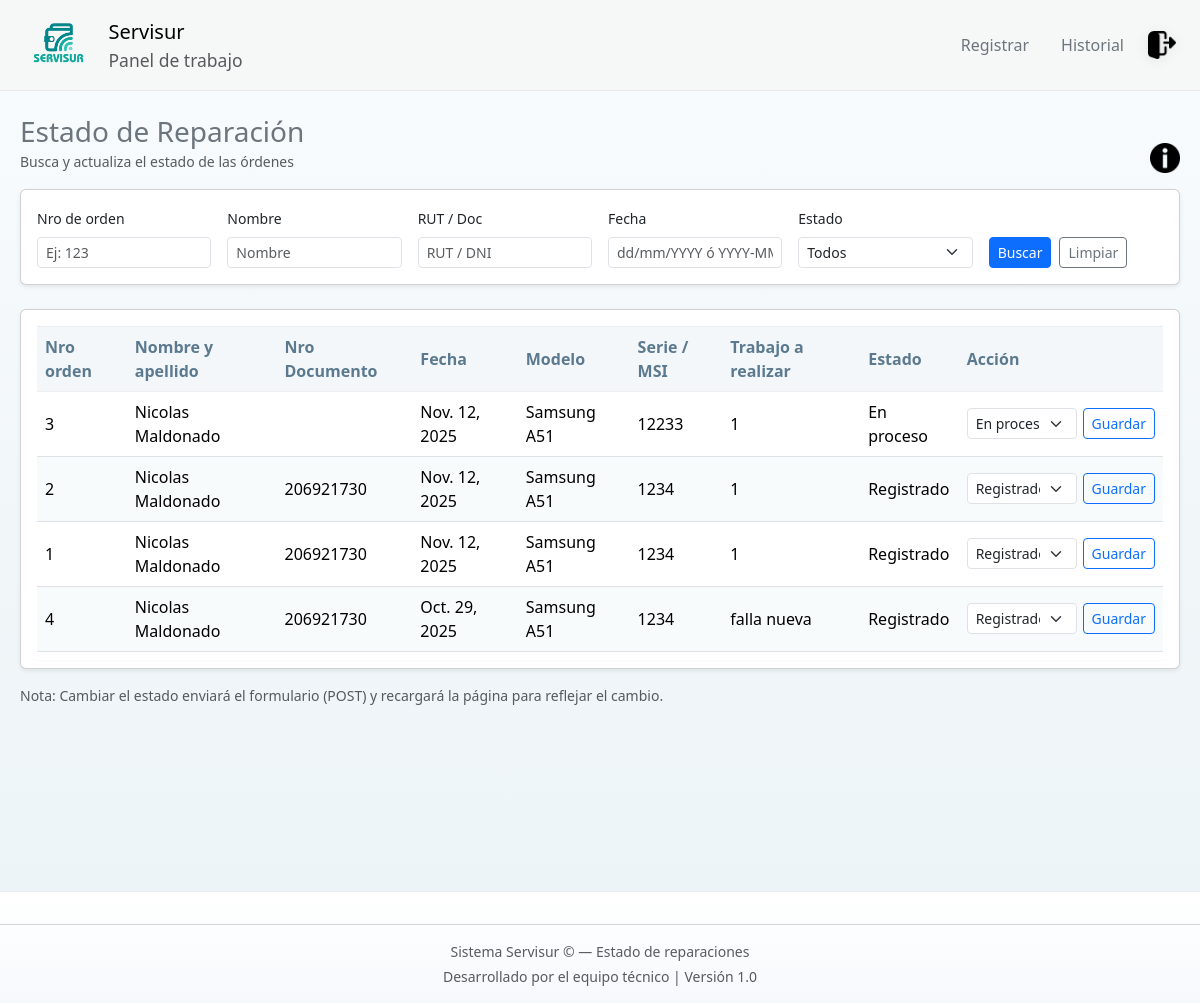
Page /estado/ (signed in) on the committed database.
### Base_Datos/models.py (models this page shows, shortened)
class Pedido(models.Model):
    ESTADOS = [
        ('REG', 'Registrado'),
        ('PRO', 'En proceso'),
        ('TER', 'Terminado'),
    ]
    N_Orden = models.AutoField(primary_key=True)
    Fecha = models.DateField()
    Coste = models.IntegerField()
    Abono = models.IntegerField()
    Restante = models.IntegerField()
    Dispositivo = models.ForeignKey(Dispositivo, on_delete=models.SET_NULL, null=True, related_name="pedidos")
    Activo = models.BooleanField(default=True)
    Estado = models.CharField(max_length=3, choices=ESTADOS, default='REG')
    Observaciones = models.CharField(max_length=50, null=True)
    Tipo_de_falla = models.ForeignKey(Tipo_Falla,on_delete=models.SET_NULL, null=True, related_name="pedidos")
    class Meta:
        verbose_name_plural = "Pedidos"

class Dispositivo(models.Model):
    PATRON_MATRIZ = [
    [1, 2, 3],
    [4, 5, 6],
    [7, 8, 9],
    ]
    METODOS_CHOICES = [
    ('PIN', 'PIN'),
    ('PASS', 'Contraseña'),
    ('PATRON', 'Patrón (matriz 3x3)'),
    ]
    modelo = models.ForeignKey(Modelo, on_delete=models.SET_NULL, null=True, related_name="dispositivos")
    Activo = models.BooleanField(default=True)
    rut = models.ForeignKey(Cliente, on_delete=models.SET_NULL,null=True,related_name="dispositivos")
    Metodo_Bloqueo = models.CharField(max_length=6, choices=METODOS_CHOICES,default='PASS')
    Codigo_Bloqueo = models.CharField(max_length=50)
    class Meta:
        verbose_name_plural = "Dispositivos"

class Cliente(models.Model):
    ORIGEN_CHOICES = [
        ('NAC', 'Nacional'),
        ('EXT', 'Extranjero'),
    ]
    Origen = models.CharField(max_length=3, choices=ORIGEN_CHOICES, default='NAC')
    Nombre = models.CharField(max_length=20)
    Apellido = models.CharField(max_length=20)
    Numero_telefono = models.CharField(max_length=15, null=True, blank=True)
    Rut = models.CharField(max_length=50, null=True, blank=True)
    DocumentoExtranjero = models.CharField(max_length=50, null=True, blank=True)
    Activo = models.BooleanField(default=True)

class Modelo(models.Model):
    Modelo = models.CharField(max_length=50)
    Marca = models.ForeignKey(Marca, on_delete=models.CASCADE, related_name="modelos")
    class Meta:
        verbose_name_plural = "Modelos"

class Marca(models.Model):
    Marca = models.CharField(max_length=100)

class Tipo_Falla(models.Model):
    Falla = models.CharField(max_length=100, unique=True)

### Base_Datos/views.py (the view, shortened to what this page needs)
# urls.py: path('estado/', views.estado_reparacion_view, name='estado_reparacion'),
@login_required
@require_http_methods(["GET", "POST"])
def estado_reparacion_view(request):
    qs = Pedido.objects.select_related('Dispositivo__rut', 'Dispositivo__modelo__Marca').filter(Activo=True)
    orden = request.GET.get('orden', '').strip()
    fecha = request.GET.get('fecha', '').strip()
    doc = request.GET.get('doc', '').strip()
    nombre = request.GET.get('nombre', '').strip()
    estado = request.GET.get('estado', '').strip()
    if orden:
        if orden.isdigit():
            qs = qs.filter(N_Orden=int(orden))
        else:
            qs = qs.filter(N_Orden__icontains=orden)
    if doc:
        qs = qs.filter(
            models.Q(Dispositivo__rut__Rut__icontains=doc) |
            models.Q(Dispositivo__rut__DocumentoExtranjero__icontains=doc)
        )
    if nombre:
        qs = qs.filter(
            models.Q(Dispositivo__rut__Nombre__icontains=nombre) |
            models.Q(Dispositivo__rut__Apellido__icontains=nombre)
        )
    if estado:
        qs = qs.filter(Estado=estado)
    qs = qs.order_by('-Fecha', '-N_Orden')[:500]
    context = {
        'pedidos': qs,
        'filtros': {'orden': orden, 'fecha': fecha, 'doc': doc, 'nombre': nombre, 'estado': estado},
        'estado_choices': Pedido.ESTADOS,
    }
    return render(request, 'base_datos/Estado_reparacion.html', context)

### Base_Datos/templates/base_datos/Estado_reparacion.html (shortened to what this page needs)
{% extends "base_datos/base.html" %}
{% load static %}
{% block content %}
<link rel="stylesheet" href="{% static 'css/panel.css' %}">
<link href="https://cdn.jsdelivr.net/npm/bootstrap@5.3.3/dist/css/bootstrap.min.css" rel="stylesheet">
<div class="estado-page py-4">
  <div class="d-flex align-items-center justify-content-between mb-3">
    <div>
      <h3 class="mb-0 text-secondary"> Estado de Reparación</h3>
      <small class="text-muted">Busca y actualiza el estado de las órdenes</small>
    </div>
    <div>
       <div class="container mt-3">
<button type="button" class="btn btn-circle" data-bs-toggle="modal" data-bs-target="#myModal">
  <img src="{% static 'img/Er.png' %}" class="info-img">
</button>
</div>
    </div>
  </div>
  <form id="filtroForm" class="card mb-4 p-3 shadow-sm filtro-card" method="get" action="">
    <div class="row g-3">
      <div class="col-md-2">
        <label class="form-label small">Nro de orden</label>
        <input name="orden" id="f_orden" type="text" class="form-control form-control-sm" placeholder="Ej: 123" value="{{ filtros.orden }}">
      </div>
      <div class="col-md-2">
        <label class="form-label small">Nombre</label>
        <input name="nombre" id="f_nombre" type="text" class="form-control form-control-sm" placeholder="Nombre" value="{{ filtros.nombre }}">
      </div>
      <div class="col-md-2">
        <label class="form-label small">RUT / Doc</label>
        <input name="doc" id="f_doc" type="text" class="form-control form-control-sm" placeholder="RUT / DNI" value="{{ filtros.doc }}">
      </div>
      <div class="col-md-2">
        <label class="form-label small">Fecha</label>
        <input name="fecha" id="f_fecha" type="text" class="form-control form-control-sm" placeholder="dd/mm/YYYY ó YYYY-MM-DD" value="{{ filtros.fecha }}">
      </div>
      <div class="col-md-2">
        <label class="form-label small">Estado</label>
        <select name="estado" id="f_estado" class="form-select form-select-sm">
          <option value="">Todos</option>
        </select>
      </div>
      <div class="col-md-2 d-flex align-items-end">
        <button type="submit" class="btn btn-primary btn-sm me-2">Buscar</button>
        <a href="{% url 'estado_reparacion' %}" class="btn btn-outline-secondary btn-sm">Limpiar</a>
      </div>
    </div>
  </form>
  <div class="card shadow-sm p-2 tabla-card">
    <div class="table-responsive">
      <table id="tablaPedidos" class="table table-hover align-middle mb-0">
        <thead class="table-header">
          <tr>
            <th>Nro orden</th>
            <th>Nombre y apellido</th>
            <th>Nro Documento</th>
            <th>Fecha</th>
            <th>Modelo</th>
            <th>Serie / MSI</th>
            <th>Trabajo a realizar</th>
            <th>Estado</th>
            <th style="min-width:170px">Acción</th>
          </tr>
        </thead>
        <tbody>
          {% if pedidos %}
            {% for p in pedidos %}
              <tr data-orden="{{ p.N_Orden }}" data-estado="{{ p.Estado }}">
                <td class="td-orden">{{ p.N_Orden }}</td>
                <td class="td-nombre">
                  {% if p.Dispositivo and p.Dispositivo.rut %}
                    {{ p.Dispositivo.rut.Nombre }} {{ p.Dispositivo.rut.Apellido }}
                  {% else %}-{% endif %}
                </td>
                <td class="td-rut">
                  {% if p.Dispositivo and p.Dispositivo.rut %}
                    {{ p.Dispositivo.rut.Rut }}
                  {% else %}-{% endif %}
                </td>
                <td class="td-fecha">{{ p.Fecha }}</td>
                <td class="td-modelo">
                  {% if p.Dispositivo and p.Dispositivo.modelo %}
                    {{ p.Dispositivo.modelo.Marca.Marca }} {{ p.Dispositivo.modelo.Modelo }}
                  {% else %}-{% endif %}
                </td>
                <td class="td-serie">{{ p.Dispositivo.Codigo_Bloqueo|default:"-" }}</td>
                <td class="td-trabajo">{% if p.Tipo_de_falla %}{{ p.Tipo_de_falla.Falla }}{% else %}-{% endif %}</td>
                <td class="td-estado">
                  {% for code,label in estado_choices %}
                    {% if p.Estado == code %}{{ label }}{% endif %}
                  {% endfor %}
                </td>
                <td>
                  <form method="post" class="d-flex align-items-center" style="gap:6px;">
                    <select name="nuevo_estado" class="form-select form-select-sm">
                      {% for code,label in estado_choices %}
                        <option value="{{ code }}" {% if p.Estado == code %}selected{% endif %}>{{ label }}</option>
                      {% endfor %}
                    </select>
                    <button type="submit" class="btn btn-sm btn-outline-primary">Guardar</button>
                  </form>
                </td>
              </tr>
            {% endfor %}
          {% else %}
            <tr><td colspan="9" class="text-center text-muted">No hay registros que mostrar.</td></tr>
          {% endif %}
        </tbody>
      </table>
    </div>
  </div>
  <div class="mt-3 text-muted small">Nota: Cambiar el estado enviará el formulario (POST) y recargará la página para reflejar el cambio.</div>
</div>
<footer class="mt-auto text-center small text-muted">
  <hr />
  <p class="mb-1">Sistema Servisur &copy; {{ now|date:"Y" }} — Estado de reparaciones</p>
  <p class="mb-0">Desarrollado por el equipo técnico | Versión 1.0</p>
</footer>
{% endblock %}

### static/css/panel.css (style rules this page uses)
html, body { height: 100%; }
body { display: flex; flex-direction: column; background: linear-gradient(180deg, var(--bg-1), var(--bg-2)); color: #0f1724; font-family: "Segoe UI", sans-serif; margin: 0; padding: 0; -webkit-font-smoothing: antialiased; -moz-osx-font-smoothing: grayscale; }
main, .container { flex: 1; }
footer { text-align: center; padding: 1rem 0; font-size: 0.85rem; color: var(--muted); background: linear-gradient(180deg, #ffffff, #f6f9fc); border-top: 1px solid rgba(11, 28, 70, 0.06); }
.card, .info-card, .action-card, .hover-card, .ticket-info { border-radius: 10px; background: linear-gradient(180deg, var(--card-bg-start), var(--card-bg-end)); transition: transform 0.25s ease, box-shadow 0.25s ease, background-color 0.25s ease; -webkit-backface-visibility: hidden; backface-visibility: hidden; }
.info-img { width: 96px; height: 72px; object-fit: cover; display: block; }
.text-muted { color: var(--muted) !important; }
.small { font-size: 0.85rem; }
.container { max-width: 1100px; }
:root { --accent-1: #5b7a90; --accent-2: #f4f7f9; --accent-3: #8aa0b3; --muted-text: #5a6b74; --btn-primary-bg: #4b6a80; --btn-primary-hover: #405a6d; --btn-outline-bg: transparent; --btn-outline-border: #7d98ab; --row-alt: #f8fbfc; }
.table { color: var(--muted-text); background-color: transparent; }
.table thead th { background-color: var(--accent-2); color: var(--accent-1); border-bottom: 1px solid rgba(0,0,0,0.06); font-weight: 600; }
.table tbody tr { background-color: transparent; }
.table tbody tr:nth-child(even) td { background-color: var(--row-alt); }
.table td, .table th { vertical-align: middle; border-top: 1px solid rgba(0,0,0,0.04); }
.table-responsive { border-radius: 8px; overflow: auto; background-color: #ffffff; box-shadow: 0 1px 0 rgba(19,32,38,0.02); padding: 8px; }
.btn-primary { background-color: var(--btn-primary-bg); border-color: transparent; color: #fff; box-shadow: none; transition: background-color .12s ease, transform .06s ease; }
.btn-outline-secondary { background: var(--btn-outline-bg); color: var(--accent-1); border: 1px solid var(--btn-outline-border); }
.btn-sm { padding: .28rem .5rem; font-size: .82rem; }
.card, .card p, .card .form-control { background-color: #fff; color: var(--muted-text); }
.estado-page { background: linear-gradient(180deg, #f7fbfd 0%, #f1f6f9 55%, #edf4f7 100%); min-height: 100vh; padding: 20px; }
.filtro-card { border-radius: 10px; background-color: #ffffff; }
.tabla-card { border-radius: 10px; background-color: #ffffff; }
.table-header th { background-color: #e9f0f5; color: #4b6a80; font-weight: 600; }
.table tbody tr:nth-child(even) { background-color: #f9fbfc; }
.btn-primary { background-color: #4b6a80; border: none; }
.btn-outline-secondary { border-color: #7d98ab; color: #4b6a80; }
.btn-circle { background: transparent !important; border: none !important; border-radius: 50%; padding: 4px; width: 30px; height: 30px; display: flex; align-items: center; justify-content: center; box-shadow: none; }
.btn-circle .info-img { width: 30px; height: 30px; object-fit: contain; }

### rows in the picture
Pedido: N_Orden "3", Dispositivo.rut.Nombre "Nicolas", Dispositivo.rut.Apellido "Maldonado", Fecha "Nov. 12, 2025", Dispositivo.modelo.Marca.Marca "Samsung", Dispositivo.modelo.Modelo "A51", Dispositivo.Codigo_Bloqueo "12233", Tipo_de_falla.Falla "1", estado_choices "En proceso", nuevo_estado "En proceso"
Pedido: N_Orden "2", Dispositivo.rut.Nombre "Nicolas", Dispositivo.rut.Apellido "Maldonado", Dispositivo.rut.Rut "206921730", Fecha "Nov. 12, 2025", Dispositivo.modelo.Marca.Marca "Samsung", Dispositivo.modelo.Modelo "A51", Dispositivo.Codigo_Bloqueo "1234", Tipo_de_falla.Falla "1", estado_choices "Registrado", nuevo_estado "Registrado"
Pedido: N_Orden "1", Dispositivo.rut.Nombre "Nicolas", Dispositivo.rut.Apellido "Maldonado", Dispositivo.rut.Rut "206921730", Fecha "Nov. 12, 2025", Dispositivo.modelo.Marca.Marca "Samsung", Dispositivo.modelo.Modelo "A51", Dispositivo.Codigo_Bloqueo "1234", Tipo_de_falla.Falla "1", estado_choices "Registrado", nuevo_estado "Registrado"
Pedido: N_Orden "4", Dispositivo.rut.Nombre "Nicolas", Dispositivo.rut.Apellido "Maldonado", Dispositivo.rut.Rut "206921730", Fecha "Oct. 29, 2025", Dispositivo.modelo.Marca.Marca "Samsung", Dispositivo.modelo.Modelo "A51", Dispositivo.Codigo_Bloqueo "1234", Tipo_de_falla.Falla "falla nueva", estado_choices "Registrado", nuevo_estado "Registrado"
